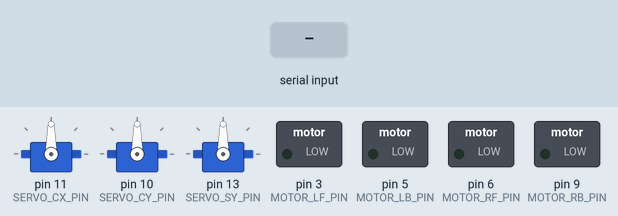
Simulated run of this sketch. Board: Arduino Uno, built with avr-gcc and run on an emulated ATmega328P. Parts: 3 × servo, switched loads named in the sketch (green lamp = pin HIGH). The inputs (shaded band) are chosen by the test bench.

Above: at 1.2 s.
1.3 s: "cx 1\n" received over Serial
At 2.5 s:
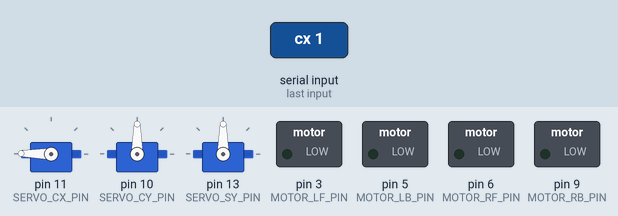
2.8 s: "cx 150\n" received over Serial
At 3.7 s:
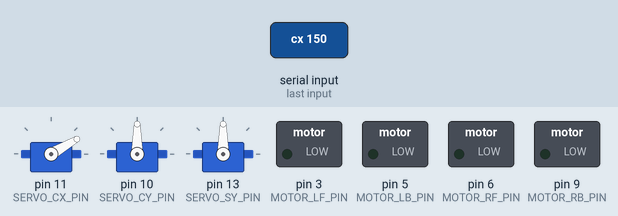
4.3 s: "cy 1\n" received over Serial
At 4.7 s:
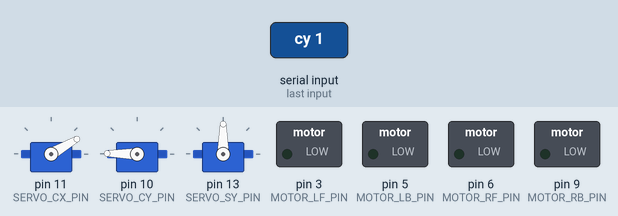
5.8 s: "cy 150\n" received over Serial
At 7.0 s:
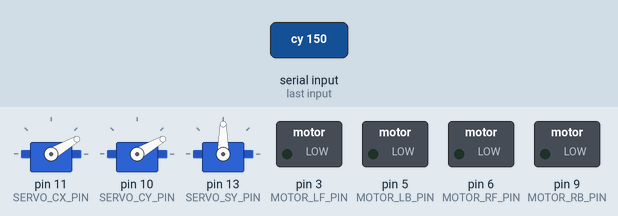
7.3 s: "sy 1\n" received over Serial
At 8.2 s:
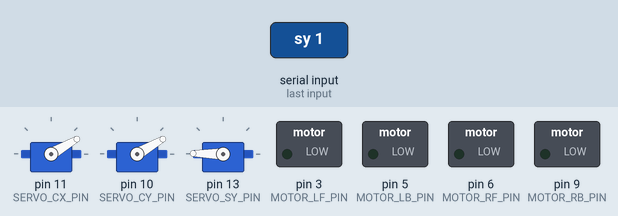
8.8 s: "sy 150\n" received over Serial
At 9.4 s:
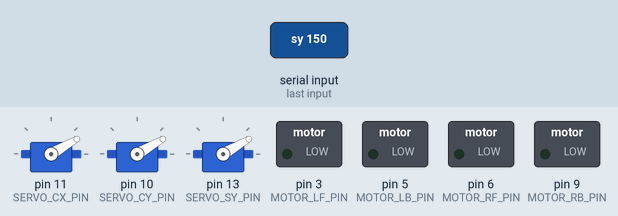
Timing chart, 0 to 11.3 s (numbered marks = the images above; inputs shaded):
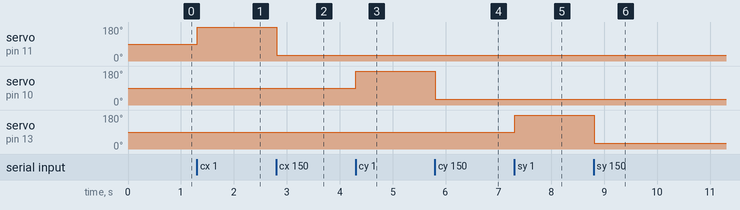

The sketch:

ROVControl.ino
```cpp
#include <Servo.h>

//camera pins
static int SERVO_CX_PIN = 11;
static int SERVO_CY_PIN = 10;

//shovel pins
static int SERVO_SY_PIN = 13;

//motor pins
static int MOTOR_LF_PIN = 3;
static int MOTOR_LB_PIN = 5;
static int MOTOR_RF_PIN = 6;
static int MOTOR_RB_PIN = 9;

Servo servoCX;
Servo servoCY;
Servo servoSY;

int posCY = 90;
int posCX = 90;
int posSY = 90;

void setup() {
  // put your setup code here, to run once:
  servoCX.attach(SERVO_CX_PIN);
  servoCY.attach(SERVO_CY_PIN);
  servoSY.attach(SERVO_SY_PIN);
  Serial.begin(9600);

  //set camera servos to default position
  servoCX.write(posCX);
  servoCY.write(posCY);

  //set shovel servos to default position
  servoSY.write(posSY);

  //set shovel servo pins to output pin mode
  pinMode(SERVO_SY_PIN, OUTPUT);

  //set motor pins to output pin mode
  pinMode(MOTOR_LF_PIN, OUTPUT);
  pinMode(MOTOR_LB_PIN, OUTPUT);
  pinMode(MOTOR_RF_PIN, OUTPUT);
  pinMode(MOTOR_RB_PIN, OUTPUT);

  //set motor pins to low
  digitalWrite(MOTOR_LF_PIN, LOW);
  digitalWrite(MOTOR_LB_PIN, LOW);
  digitalWrite(MOTOR_RF_PIN, LOW);
  digitalWrite(MOTOR_RB_PIN, LOW);
}

void loop() {
  // put your main code here, to run repeatedly:
  if(Serial.available() > 0) {
    String commandText = Serial.readStringUntil('\n');
    int spaceIndex = commandText.indexOf(' ');
    String command = commandText.substring(0, spaceIndex);
    String value = commandText.substring(spaceIndex, commandText.length());

    if (command == "cx") {
      servoCX.write(180 - value.toInt());
    }
    else if (command == "cy") {
      servoCY.write(180 - value.toInt());
    }
    else if (command == "sy") {
      servoSY.write(180 - value.toInt());
    }
    else if (command == "ml") {
      setLeftMotor(value.toInt());
    }
    else if (command == "mr") {
      setRightMotor(value.toInt());
    }
    else {
      Serial.println("Unrecognized command: " + commandText);
    }
  }
}

void setLeftMotor(int value) {
  setMotor(value, MOTOR_LF_PIN, MOTOR_LB_PIN);
}

void setRightMotor(int value) {
  setMotor(value, MOTOR_RF_PIN, MOTOR_RB_PIN);
}

void setMotor(int value, int forwardPin, int backwardPin) {
  value = constrain(value, -10000, 10000);
  digitalWrite(forwardPin, LOW);
  digitalWrite(backwardPin, LOW);
  if (value < 0) {
    analogWrite(backwardPin, map(-value, 0, 10000, 0, 255));
  }
  else if (value > 0) {
    analogWrite(forwardPin, map(value, 0, 10000, 0, 255));
  }
}
```

Measured:
- after the input at 1.3 s, servo on pin 11 (SERVO_CX_PIN): 90° → 179° at once
- after the input at 2.8 s, servo on pin 11 (SERVO_CX_PIN): 179° → 30° at once
- after the input at 4.3 s, servo on pin 10 (SERVO_CY_PIN): 90° → 179° at once
- after the input at 5.8 s, servo on pin 10 (SERVO_CY_PIN): 179° → 30° at once
- after the input at 7.3 s, servo on pin 13 (SERVO_SY_PIN): 90° → 179° at once
- after the input at 8.8 s, servo on pin 13 (SERVO_SY_PIN): 179° → 30° at once
